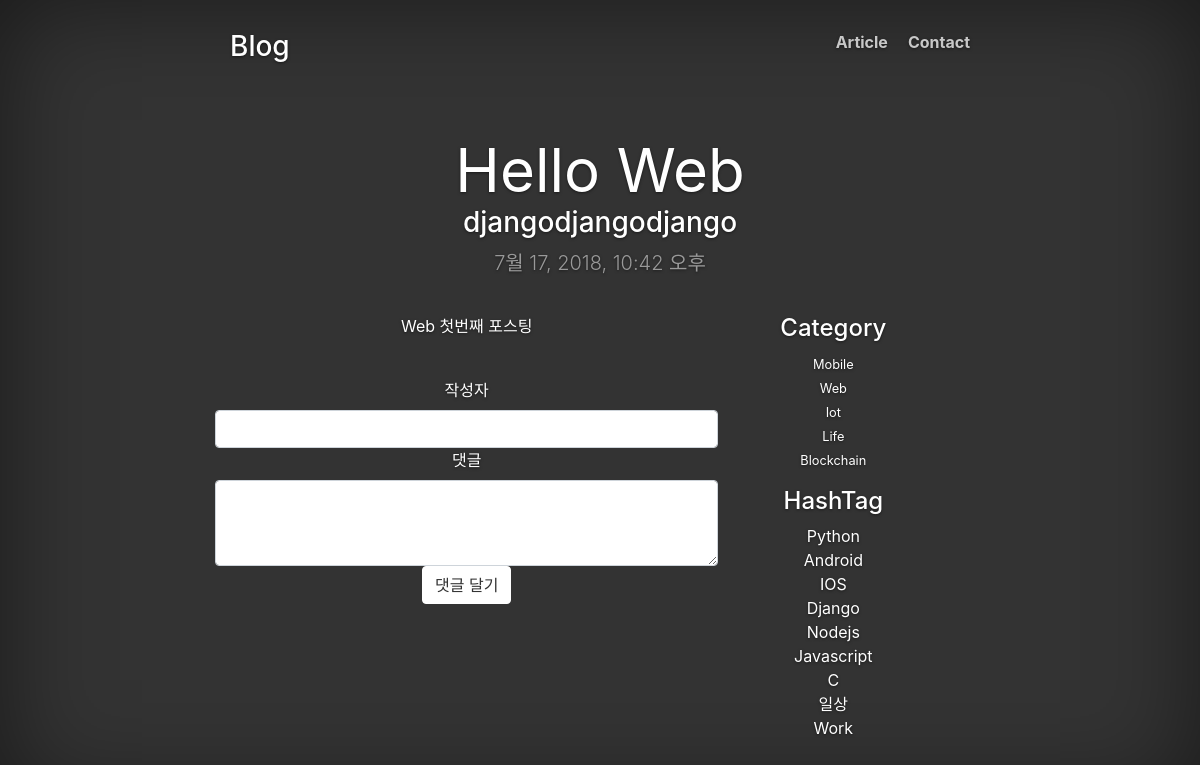
/articles/1/, run on the app's committed database.
### development/models.py (models this page shows, shortened)
class Article(models.Model):
    title = models.CharField(max_length=100)
    subTitle = models.CharField(max_length=100)
    content = models.TextField()
    category = models.ForeignKey(Category, on_delete=models.CASCADE)
    hashtag = models.ManyToManyField(HashTag)
    created_at = models.DateTimeField(auto_now_add=True)

class Category(models.Model):
    category_name = models.CharField(max_length=10)
    def __str__(self):
        return self.category_name

class HashTag(models.Model):
    tag = models.CharField(max_length=50)
    def __str__(self):
        return '{}'.format(self.tag)

### development/views.py (the view, shortened to what this page needs)
# urls.py: url(r'^articles/(?P<article_id>[0-9]+)/$', views.detail, name='detail'),
def detail(request, article_id):
    article = Article.objects.get(id=article_id)
    hashtag_list = HashTag.objects.all()
    category_list = Category.objects.all()
    comment_list = Comment.objects.filter(article__id=article_id, is_public=True)
    context = {
        'article' : article,
        'category_list' : category_list,
        'hashtag_list' : hashtag_list,
        'comment_list' : comment_list
    }
    if request.method == "GET":
        pass
    return render(request, "detail.html", context)

### templates/detail.html (shortened to what this page needs)
{% extends "base.html" %}
{% block body %}
<div class="container">
    <div class="blog-header">
        <h1 class="blog-title">{{ article.title }}</h1>
        <h3>{{ article.subTitle }}</h3>
        <p class="lead blog-description">{{ article.created_at }}</p>
    </div>
    <div class="row">
        <div class="col-sm-8 blog-main">
            <p>{{ article.content }}</p>
            <br/>
            <div class="reply-form">
                <form method="POST" action="" class="form-horizontal">
                    <div class="form-group">
                        <label for="input-username" class="col-sm-2 control-label">작성자</label>
                        <input type="text" id="input-username" name="username" class="form-control"/>
                        <label for="input-content" class="col-sm-2 control-label">댓글</label>
                        <textarea class="form-control" rows="3" id="input-content" name="content"></textarea>
                        <div class="reply-btn">
                            <button type="submit" class="btn btn-default">댓글 달기</button>
                        </div>
                    </div>
                </form>
            </div>
        </div>
        <div class="col-sm-3 col-sm-offset-1 blog-sidebar">
            <div class="sidebar-module sidebar-module-inset">
                <h4>Category</h4>
                <ol class="list-unstyled">
                    {% for category in category_list %}
                        <li>
                            <small>
                                <a href="/articles/?category={{ category }}">{{ category }}</a>
                            </small>
                        </li>
                    {% endfor %}
                </ol>
            </div>
            <div class="sidebar-module">
                <h4>HashTag</h4>
                <ol class="list-unstyled">
                    {% if hashtag_list %}
                        {% for hashtag in hashtag_list %}
                        <li>
                            <a href="/articles/?hashtag={{ hashtag }}">{{ hashtag.tag }}</a>
                        </li>
                        {% endfor %}
                    {% endif %}
                </ol>
            </div>
        </div>
    </div>
</div>
{% endblock %}

### static/css/base.css (style rules this page uses)
a, a:focus, a:hover { color: #fff; }
.btn-default, .btn-default:hover, .btn-default:focus { color: #333; text-shadow: none; background-color: #fff; border: 1px solid #fff; }
html, body { height: 100%; background-color: #333; }
body { color: #fff; text-align: center; text-shadow: 0 1px 3px rgba(0,0,0,.5); }
.blog-header { padding-top: 60px; padding-bottom: 20px; }
.blog-title { margin-top: 30px; margin-bottom: 0; font-size: 60px; font-weight: normal; }
.blog-description { font-size: 20px; color: #999; }

### data on the page
Article: title "Hello Web", subTitle "djangodjangodjango", created_at "7월 17, 2018, 10:42 오후", content "Web 첫번째 포스팅"
Category: category_name "Mobile"
Category: category_name "Web"
Category: category_name "Iot"
Category: category_name "Life"
Category: category_name "Blockchain"
HashTag: tag "Python"
HashTag: tag "Android"
HashTag: tag "IOS"
HashTag: tag "Django"
HashTag: tag "Nodejs"
HashTag: tag "Javascript"
HashTag: tag "C"
HashTag: tag "일상"
HashTag: tag "Work"
